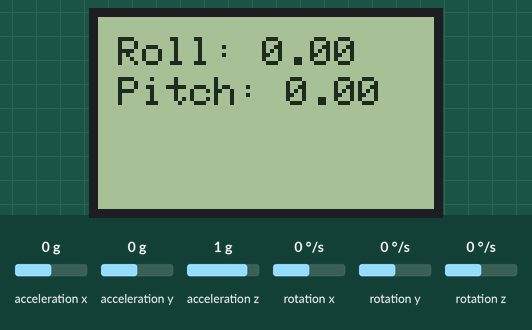
The sketch below on a simulated ESP32. On the bench: 84×48 one-colour display. Wiring (inferred from the names in the program): MPU-6050 motion sensor at I2C address 0x68. Inputs (shaded band) come from the test bench; at power-on: acceleration x 0 g, acceleration y 0 g, acceleration z 1 g, rotation x 0 °/s, rotation y 0 °/s, rotation z 0 °/s. What the sketch prints to the serial monitor is not drawn.

Above: at 3.1 s.
3.2 s: acceleration x set to -1.4 g
At 5.4 s:
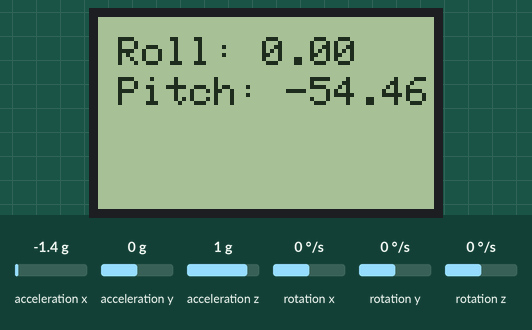
5.7 s: acceleration y set to -1.4 g
At 7.5 s:
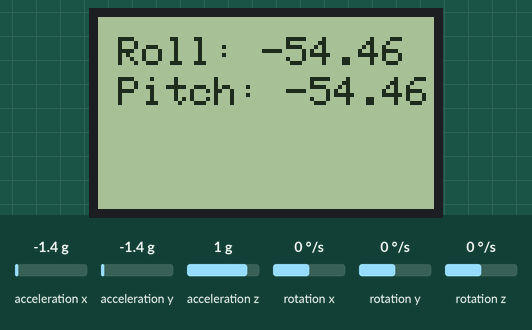
8.2 s: acceleration z set to -1.4 g
At 10.4 s:
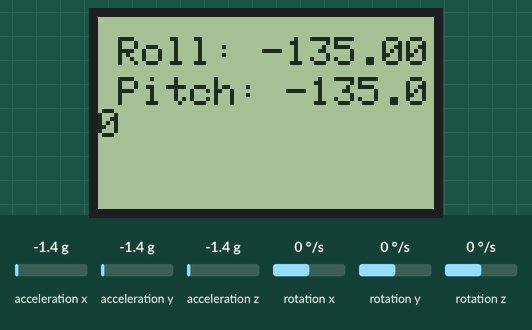
10.7 s: acceleration x set to -0.8 g
At 12.5 s:
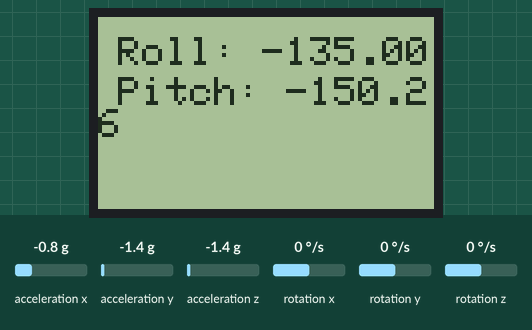
Timing chart, 0 to 14.0 s (numbered marks = the images above; inputs shaded):
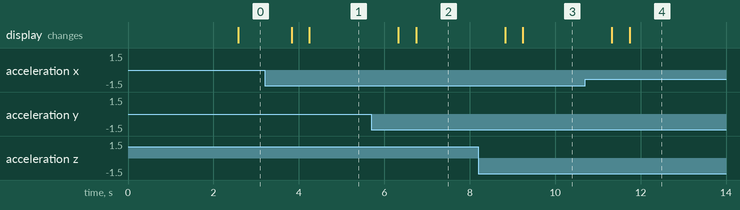

The sketch:

MPU6050_Digital_Level_Meter.ino
```cpp
 /*
  * ______________________________________Connections______________________________________
  * Nokia 5110    ESP32
  * RST  -------> 13
  * CE   -------> 12
  * DC   -------> 14
  * Din  -------> 27
  * CLK  -------> 26
  * Vcc  -------> 3.3V
  * BL   -------> 3.3V
  * GND  -------> GND
  *
  * MPU6050       ESP32
  * VCC --------> 3.3V
  * GND --------> GND
  * SCL --------> 18
  * SDA --------> 19
  * XDA --------> NC
  * XCL --------> NC
  * AD0 --------> GND
  * INT --------> NC
  *
  * HCSR04        ESP32
  * GND  -------> GND
  * ECHO -------> 35
  * TRIG -------> 34
  * VCC  -------> 3.3V
  *
  */

 /* ______________________________________Libraries______________________________________ */
 //LCD
 #include <Adafruit_PCD8544.h> //Library for Nokia 5110 LCD
 #include <Adafruit_GFX.h> //Adafruit Graphics Library
 #include <gfxfont.h>
 #include <SPI.h> //For communication between LCD and ESP32 (SPI)
 //MPU6050
 #include <Wire.h> //For communication between MPU6050 and ESP32 (I2C)
 #include <Math.h>

 /* ______________________________________Macros______________________________________ */
 // Nokia 5110 LCD module connections
 #define CLK 26
 #define DIN 27
 #define DC 14
 #define CE 12
 #define RST 13
 //MPU6050 I2C Pins
 #define SCL 18
 #define SDA 19
 //Define sensitivity scale factors for accelerometer and gyro based on the GYRO_CONFIG and ACCEL_CONFIG register values
 #define aScaleFactor 16384
 #define gScaleFactor 131
 //For HCSR04
 //#define echoPin 35
 //#define trigPin 34

 /* ______________________________________Declarations and Variables______________________________________ */
 //LCD
 Adafruit_PCD8544 display = Adafruit_PCD8544(CLK, DIN, DC, CE, RST);
 int displayCount = 0;

 //MPU6050: Since pin AD0 is Grounded, address of the device is b1101000 (0x68) [Check Sec 9.2 of Datasheet]
 const uint8_t MPU6050SlaveAddress = 0x68;

 //Few configuration register addresses
 const uint8_t MPU6050_REGISTER_SMPLRT_DIV   =  0x19;
 const uint8_t MPU6050_REGISTER_USER_CTRL    =  0x6A;
 const uint8_t MPU6050_REGISTER_PWR_MGMT_1   =  0x6B;
 const uint8_t MPU6050_REGISTER_PWR_MGMT_2   =  0x6C;
 const uint8_t MPU6050_REGISTER_CONFIG       =  0x1A;
 const uint8_t MPU6050_REGISTER_GYRO_CONFIG  =  0x1B;
 const uint8_t MPU6050_REGISTER_ACCEL_CONFIG =  0x1C;
 const uint8_t MPU6050_REGISTER_FIFO_EN      =  0x23;
 const uint8_t MPU6050_REGISTER_INT_ENABLE   =  0x38;
 const uint8_t MPU6050_REGISTER_SIGNAL_PATH_RESET  = 0x68;
 const uint8_t MPU6050_REGISTER_ACCEL_XOUT_H =  0x3B; //Register 59 (14 Registers (59 to 72) contain accel, temp and gyro data)

 double dt;
 unsigned long lastTime;
 bool setGyroAngles;
 double lastGx, lastGy, lastGz, lastRoll, lastPitch;
 int16_t AX_raw, AY_raw, AZ_raw, GX_raw, GY_raw, GZ_raw, Temp_raw;
 int16_t GX_off, GY_off, GZ_off;
 double Ax, Ay, Az, T, Gx, Gy, Gz;
 double A_Roll, A_Pitch, G_Roll, G_Pitch, uG_Roll, uG_Pitch, Roll, Pitch, Gradient, Mag;

 //HCSR04
 //long duration;
 //int distanceCm;

 /* ______________________________________Setup______________________________________ */
  void setup() {
    Serial.begin(115200);
    //Setup LCD
    display.begin(); //Initialize the display
    display.clearDisplay();
    display.setContrast(50); // Adjust for your display
    display.setTextColor(BLACK, WHITE);
    display.display();
    //Setup MPU6050
    Wire.begin(SDA, SCL);
    MPU6050_Init(); //Setup the MPU6050 registers
    MPU6050_Cali(); //Calibrate it by taking 1000 readings and calculating their average to get the offsets
    //Setup HCSR04
    //pinMode(trigPin, OUTPUT);
    //pinMode(echoPin, INPUT);
  }

 /* ______________________________________Loop______________________________________ */
 void loop() {
  unsigned long t_now = millis();
  Read_RawValue(MPU6050SlaveAddress, MPU6050_REGISTER_ACCEL_XOUT_H);
  //Subtract the offsets from the raw data
  GX_raw = GX_raw - GX_off;
  GY_raw = GY_raw - GY_off;
  GZ_raw = GZ_raw - GZ_off;

  //Divide each with their sensitivity scale factor
  Ax = (double)AX_raw / aScaleFactor;
  Ay = (double)AY_raw / aScaleFactor;
  Az = (double)AZ_raw / aScaleFactor;
  T = (double)Temp_raw / 340 + 36.53; //temperature formula from datasheet
  Gx = (double)GX_raw / gScaleFactor;
  Gy = (double)GY_raw / gScaleFactor;
  Gz = (double)GZ_raw / gScaleFactor;

  Mag = sqrt(Ax * Ax + Ay * Ay + Az * Az);
  A_Roll = (atan2(Ay, Az)) * 57.29577951;
  Gradient = tan(atan2(Ay, Az)) * 100;
  A_Pitch = (atan2(Ax, Az)) * 57.29577951;

  //Calculate the elapsed time
  //Gyroscope data is in degree per seconds. We will it with the elapsed time to get gyro angles in degrees
  dt = (t_now - lastTime)/1000;

  //Filtered angles
  G_Roll = (Gx*dt) + lastRoll;
  G_Pitch = (Gy*dt) + lastPitch;

  //Unfiltered angles - These were calculated only for understanding the drift and are not required in the digital level
  uG_Roll = (Gx*dt) + lastGx;
  uG_Pitch = (Gy*dt) + lastGy;

  //Complementary Filter
  Roll = G_Roll*0.96 + A_Roll*0.04;
  Pitch = G_Pitch*0.96 + A_Pitch*0.04;

  // Update the saved data with the latest values
  set_last_read_angle_data(t_now, uG_Roll, uG_Pitch, Roll, Pitch);

  //Getting distance from HCSR04
//  digitalWrite(trigPin, LOW);
//  delayMicroseconds(2);
//  digitalWrite(trigPin, HIGH);
//  delayMicroseconds(10);
//  digitalWrite(trigPin, LOW);
//  duration = pulseIn(echoPin, HIGH);
//  distanceCm= duration*0.034/2;

  //Show relevant data on the serial monitor
//    Serial.print("Ax: "); Serial.print(Ax);
//    Serial.print(" Ay: "); Serial.print(Ay);
//    Serial.print(" Az: "); Serial.print(Az);
//    Serial.print(" T: "); Serial.print(T);
//    Serial.print(" Gx: "); Serial.print(Gx);
//    Serial.print(" Gy: "); Serial.print(Gy);
//    Serial.print(" Gz: "); Serial.println(Gz);
//    Serial.print(" Magnitude: "); Serial.print(Mag*1000);
//    Serial.print(" A_Roll: "); Serial.print(A_Roll);
//    Serial.print(" A_Pitch: "); Serial.print(A_Pitch);
//    Serial.print(" G_Roll: "); Serial.print(G_Roll);
//    Serial.print(" G_Pitch: "); Serial.print(G_Pitch);
//    Serial.print(" Roll: "); Serial.print(Roll);
//    Serial.print(" Pitch: "); Serial.print(Pitch);
//    Serial.print(" Gradient: "); Serial.print(Gradient);
//    Serial.print(" Disrance: "); Serial.println(distanceCm);
//    delay(5);
  displayCount = displayCount+1;
  if(displayCount > 250){
    display.display();
    display.setCursor(5,5);
    display.print("Roll: ");
    display.print(Roll);
    display.setCursor(5,15);
    display.print("Pitch: ");
    display.print(Pitch);
//    display.setCursor(5,25);
//    display.print("DistC(cm): ");
//    display.print(distanceCm);
    displayCount = 0;
  }
 }

 /* ______________________________________Functions______________________________________ */
//Configure and setup MPU6050 Registers
void MPU6050_Init() {
  delay(150);
  //Step 1: Set sample rate divider to get the desired sampling rate of 1kHz based on the formula given in datasheet
  I2C_Write(MPU6050SlaveAddress, MPU6050_REGISTER_SMPLRT_DIV, 0x07);
  //Step 2: Set PLL with X axis gyroscope as the clock reference for improved stability.
  I2C_Write(MPU6050SlaveAddress, MPU6050_REGISTER_PWR_MGMT_1, 0x01);
  //Step 3: This functionality is not required. Disable it.
  I2C_Write(MPU6050SlaveAddress, MPU6050_REGISTER_PWR_MGMT_2, 0x00);
  //Step 4: Disable external Frame Synchronization and disable DLPF so that Gyroscope Output Rate = 8kHz
  I2C_Write(MPU6050SlaveAddress, MPU6050_REGISTER_CONFIG, 0x00);
  //Step 5: Set gyroscope full range to +- 250 dps, so that the gyroscope sensitivity scale factor is 131
  I2C_Write(MPU6050SlaveAddress, MPU6050_REGISTER_GYRO_CONFIG, 0x00);
  //Step 6: Set accelerometer full range to +- 2g, so that the accelerometer sensitivity scale factor is 16384
  I2C_Write(MPU6050SlaveAddress, MPU6050_REGISTER_ACCEL_CONFIG, 0x00);
  //Step 7: This functionality is not required. Disable it.
  I2C_Write(MPU6050SlaveAddress, MPU6050_REGISTER_FIFO_EN, 0x00);
  //Step 8: Enable the Data Ready interrupt
  I2C_Write(MPU6050SlaveAddress, MPU6050_REGISTER_INT_ENABLE, 0x01);
  //Step 9: Do not reset signal paths
  I2C_Write(MPU6050SlaveAddress, MPU6050_REGISTER_SIGNAL_PATH_RESET, 0x00);
  //Step 10: The functionalities provided by the bits of this register are not requires now. Disable them
  I2C_Write(MPU6050SlaveAddress, MPU6050_REGISTER_USER_CTRL, 0x00);
}

//A function that lets us write data to the slave's registers easily
void I2C_Write(uint8_t deviceAddress, uint8_t regAddress, uint8_t data) {
  Wire.beginTransmission(deviceAddress); //Get the slave's attention, tell it we're sending a command byte. Slave = MPU6050
  Wire.write(regAddress); //The command byte sets pointer to register whose address is given
  Wire.write(data); //Now that the pointer is ‘pointing’ at the specific register you wanted, this command will replace the byte stored in that register with the given data.
  Wire.endTransmission(); //This tells the slave that you’re done giving it instructions for now
}

//Calibrate MPU6050 to get offsets
void MPU6050_Cali() {
  Serial.println("Calibration in progress");
  for (int i = 0; i < 1000; i++) {
    Read_RawValue(MPU6050SlaveAddress, MPU6050_REGISTER_ACCEL_XOUT_H);
    GX_off += GX_raw;
    GY_off += GY_raw;
    GZ_off += GZ_raw;
  }
  //Take average
  GX_off = GX_off / 1000;
  GY_off = GY_off / 1000;
  GZ_off = GZ_off / 1000;
  Serial.println("Calibration Done");
}

//14 Registers (59 to 72) contain accel, temp and gyro data. We need to access it
void Read_RawValue(uint8_t deviceAddress, uint8_t regAddress) {
  Wire.beginTransmission(deviceAddress); //Get the slave's attention, tell it we're sending a command byte. Slave = MPU6050
  Wire.write(regAddress); //The command byte sets pointer to register whose address is given
  Wire.endTransmission();
  Wire.requestFrom(deviceAddress, (uint8_t)14); //Used by the master to request bytes from a slave device
  AX_raw = (((int16_t)Wire.read() << 8) | Wire.read());
  AY_raw = (((int16_t)Wire.read() << 8) | Wire.read());
  AZ_raw = (((int16_t)Wire.read() << 8) | Wire.read());
  Temp_raw = (((int16_t)Wire.read() << 8) | Wire.read());
  GX_raw = (((int16_t)Wire.read() << 8) | Wire.read());
  GY_raw = (((int16_t)Wire.read() << 8) | Wire.read());
  GZ_raw = (((int16_t)Wire.read() << 8) | Wire.read());
}

//Set previous data
void set_last_read_angle_data(unsigned long time, double x_gyro, double y_gyro, double r, double p){
  lastTime = time;
  lastGx = x_gyro;
  lastGy = y_gyro;
  lastRoll = r;
  lastPitch = p;
}
```

Measured:
- after the input at 3.2 s, the display: first changes after 0.63 s (image 1 shows a later state)
- after the input at 5.7 s, the display: first changes after 0.63 s (image 2 shows a later state)
- after the input at 8.2 s, the display: first changes after 0.63 s (image 3 shows a later state)
- after the input at 10.7 s, the display: first changes after 0.63 s (image 4 shows a later state)
